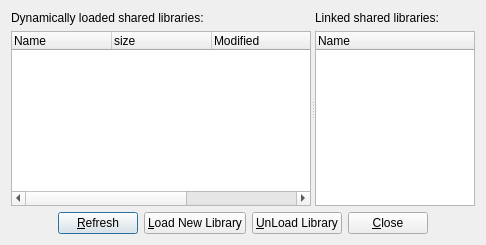
<ui version="4.0" >
 <author>Mohammad Al-Turany/S.Linev/J.Adamczewski</author>
 <class>TGo4LoadedLibraries</class>
 <widget class="QDialog" name="TGo4LoadedLibraries" >
  <property name="geometry" >
   <rect>
    <x>0</x>
    <y>0</y>
    <width>486</width>
    <height>245</height>
   </rect>
  </property>
  <property name="windowTitle" >
   <string>Loaded Libraries</string>
  </property>
  <property name="windowIcon" >
   <iconset>
    <normaloff/>
   </iconset>
  </property>
  <layout class="QGridLayout" >
   <property name="margin" >
    <number>11</number>
   </property>
   <property name="spacing" >
    <number>6</number>
   </property>
   <item row="0" column="0" >
    <widget class="QSplitter" name="Splitter28" >
     <property name="orientation" >
      <enum>Qt::Horizontal</enum>
     </property>
     <widget class="QWidget" name="Layout497" >
      <layout class="QVBoxLayout" >
       <property name="spacing" >
        <number>6</number>
       </property>
       <property name="sizeConstraint" >
        <enum>QLayout::SetMinimumSize</enum>
       </property>
       <property name="margin" >
        <number>0</number>
       </property>
       <item>
        <widget class="QLabel" name="TextLabel16" >
         <property name="text" >
          <string>Dynamically loaded shared libraries:</string>
         </property>
         <property name="scaledContents" >
          <bool>true</bool>
         </property>
         <property name="alignment" >
          <set>Qt::AlignVCenter</set>
         </property>
         <property name="wordWrap" >
          <bool>true</bool>
         </property>
        </widget>
       </item>
       <item>
        <widget class="QTreeWidget" name="LoadedLibsD" >
         <property name="minimumSize" >
          <size>
           <width>300</width>
           <height>0</height>
          </size>
         </property>
         <property name="rootIsDecorated" >
          <bool>false</bool>
         </property>
         <column>
          <property name="text" >
           <string>Name</string>
          </property>
         </column>
         <column>
          <property name="text" >
           <string>size</string>
          </property>
         </column>
         <column>
          <property name="text" >
           <string>Modified</string>
          </property>
         </column>
         <column>
          <property name="text" >
           <string>Owner</string>
          </property>
         </column>
         <column>
          <property name="text" >
           <string>Group</string>
          </property>
         </column>
        </widget>
       </item>
      </layout>
     </widget>
     <widget class="QWidget" name="Layout431" >
      <layout class="QVBoxLayout" >
       <property name="spacing" >
        <number>6</number>
       </property>
       <property name="sizeConstraint" >
        <enum>QLayout::SetMaximumSize</enum>
       </property>
       <property name="margin" >
        <number>0</number>
       </property>
       <item>
        <widget class="QLabel" name="TextLabel17" >
         <property name="text" >
          <string>Linked shared libraries:</string>
         </property>
         <property name="scaledContents" >
          <bool>true</bool>
         </property>
         <property name="alignment" >
          <set>Qt::AlignVCenter</set>
         </property>
         <property name="wordWrap" >
          <bool>true</bool>
         </property>
        </widget>
       </item>
       <item>
        <widget class="QTreeWidget" name="LoadedLibsS" >
         <property name="rootIsDecorated" >
          <bool>false</bool>
         </property>
         <column>
          <property name="text" >
           <string>Name</string>
          </property>
         </column>
        </widget>
       </item>
      </layout>
     </widget>
    </widget>
   </item>
   <item row="1" column="0" >
    <layout class="QHBoxLayout" >
     <property name="spacing" >
      <number>6</number>
     </property>
     <property name="margin" >
      <number>0</number>
     </property>
     <item>
      <spacer>
       <property name="orientation" >
        <enum>Qt::Horizontal</enum>
       </property>
       <property name="sizeType" >
        <enum>QSizePolicy::Expanding</enum>
       </property>
       <property name="sizeHint" stdset="0" >
        <size>
         <width>20</width>
         <height>20</height>
        </size>
       </property>
      </spacer>
     </item>
     <item>
      <widget class="QPushButton" name="RefreshBtn" >
       <property name="text" >
        <string>&amp;Refresh</string>
       </property>
      </widget>
     </item>
     <item>
      <widget class="QPushButton" name="LoadLibBtn" >
       <property name="text" >
        <string>&amp;Load New Library</string>
       </property>
      </widget>
     </item>
     <item>
      <widget class="QPushButton" name="UnloadLibBtn" >
       <property name="text" >
        <string>&amp;UnLoad Library</string>
       </property>
      </widget>
     </item>
     <item>
      <widget class="QPushButton" name="CloseBtn" >
       <property name="text" >
        <string>&amp;Close</string>
       </property>
      </widget>
     </item>
     <item>
      <spacer>
       <property name="orientation" >
        <enum>Qt::Horizontal</enum>
       </property>
       <property name="sizeType" >
        <enum>QSizePolicy::Expanding</enum>
       </property>
       <property name="sizeHint" stdset="0" >
        <size>
         <width>20</width>
         <height>20</height>
        </size>
       </property>
      </spacer>
     </item>
    </layout>
   </item>
  </layout>
 </widget>
 <layoutdefault spacing="6" margin="11" />
 <tabstops>
  <tabstop>LoadedLibsD</tabstop>
  <tabstop>LoadedLibsS</tabstop>
  <tabstop>RefreshBtn</tabstop>
  <tabstop>LoadLibBtn</tabstop>
  <tabstop>UnloadLibBtn</tabstop>
  <tabstop>CloseBtn</tabstop>
 </tabstops>
 <connections>
  <connection>
   <sender>LoadLibBtn</sender>
   <signal>clicked()</signal>
   <receiver>TGo4LoadedLibraries</receiver>
   <slot>LoadNewLibrary()</slot>
   <hints>
    <hint type="sourcelabel" >
     <x>20</x>
     <y>20</y>
    </hint>
    <hint type="destinationlabel" >
     <x>20</x>
     <y>20</y>
    </hint>
   </hints>
  </connection>
  <connection>
   <sender>UnloadLibBtn</sender>
   <signal>clicked()</signal>
   <receiver>TGo4LoadedLibraries</receiver>
   <slot>UnloadLibrary()</slot>
   <hints>
    <hint type="sourcelabel" >
     <x>20</x>
     <y>20</y>
    </hint>
    <hint type="destinationlabel" >
     <x>20</x>
     <y>20</y>
    </hint>
   </hints>
  </connection>
  <connection>
   <sender>RefreshBtn</sender>
   <signal>clicked()</signal>
   <receiver>TGo4LoadedLibraries</receiver>
   <slot>RefreshLibs()</slot>
   <hints>
    <hint type="sourcelabel" >
     <x>20</x>
     <y>20</y>
    </hint>
    <hint type="destinationlabel" >
     <x>20</x>
     <y>20</y>
    </hint>
   </hints>
  </connection>
  <connection>
   <sender>CloseBtn</sender>
   <signal>clicked()</signal>
   <receiver>TGo4LoadedLibraries</receiver>
   <slot>close()</slot>
   <hints>
    <hint type="sourcelabel" >
     <x>20</x>
     <y>20</y>
    </hint>
    <hint type="destinationlabel" >
     <x>20</x>
     <y>20</y>
    </hint>
   </hints>
  </connection>
 </connections>
</ui>
